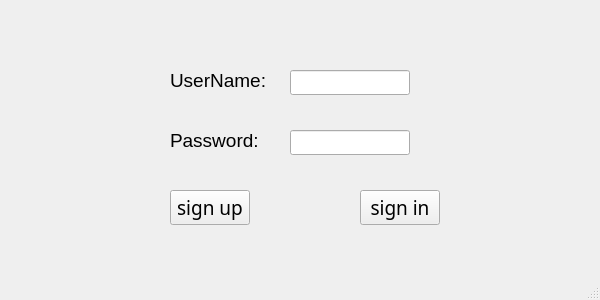
<?xml version="1.0" encoding="UTF-8"?>
<ui version="4.0">
 <class>Login</class>
 <widget class="QMainWindow" name="Login">
  <property name="windowModality">
   <enum>Qt::NonModal</enum>
  </property>
  <property name="geometry">
   <rect>
    <x>0</x>
    <y>0</y>
    <width>600</width>
    <height>300</height>
   </rect>
  </property>
  <property name="focusPolicy">
   <enum>Qt::NoFocus</enum>
  </property>
  <property name="contextMenuPolicy">
   <enum>Qt::DefaultContextMenu</enum>
  </property>
  <property name="windowTitle">
   <string>Login</string>
  </property>
  <property name="autoFillBackground">
   <bool>false</bool>
  </property>
  <widget class="QWidget" name="centralwidget">
   <widget class="QLabel" name="userName">
    <property name="geometry">
     <rect>
      <x>170</x>
      <y>60</y>
      <width>100</width>
      <height>40</height>
     </rect>
    </property>
    <property name="font">
     <font>
      <family>Arial</family>
      <pointsize>14</pointsize>
     </font>
    </property>
    <property name="text">
     <string>UserName:</string>
    </property>
   </widget>
   <widget class="QLabel" name="password">
    <property name="geometry">
     <rect>
      <x>170</x>
      <y>120</y>
      <width>100</width>
      <height>40</height>
     </rect>
    </property>
    <property name="font">
     <font>
      <family>Arial</family>
      <pointsize>14</pointsize>
     </font>
    </property>
    <property name="text">
     <string>Password:</string>
    </property>
   </widget>
   <widget class="QPushButton" name="signUpButton">
    <property name="geometry">
     <rect>
      <x>170</x>
      <y>190</y>
      <width>80</width>
      <height>35</height>
     </rect>
    </property>
    <property name="font">
     <font>
      <family>Agency FB</family>
      <pointsize>14</pointsize>
     </font>
    </property>
    <property name="text">
     <string>sign up</string>
    </property>
   </widget>
   <widget class="QPushButton" name="signInButton">
    <property name="geometry">
     <rect>
      <x>360</x>
      <y>190</y>
      <width>80</width>
      <height>35</height>
     </rect>
    </property>
    <property name="font">
     <font>
      <family>Agency FB</family>
      <pointsize>14</pointsize>
     </font>
    </property>
    <property name="text">
     <string>sign in</string>
    </property>
   </widget>
   <widget class="QLineEdit" name="userNameLine">
    <property name="geometry">
     <rect>
      <x>290</x>
      <y>70</y>
      <width>120</width>
      <height>25</height>
     </rect>
    </property>
   </widget>
   <widget class="QLineEdit" name="passwordLine">
    <property name="geometry">
     <rect>
      <x>290</x>
      <y>130</y>
      <width>120</width>
      <height>25</height>
     </rect>
    </property>
   </widget>
  </widget>
  <widget class="QMenuBar" name="menubar">
   <property name="geometry">
    <rect>
     <x>0</x>
     <y>0</y>
     <width>600</width>
     <height>21</height>
    </rect>
   </property>
  </widget>
  <widget class="QStatusBar" name="statusbar"/>
 </widget>
 <resources/>
 <connections/>
</ui>
